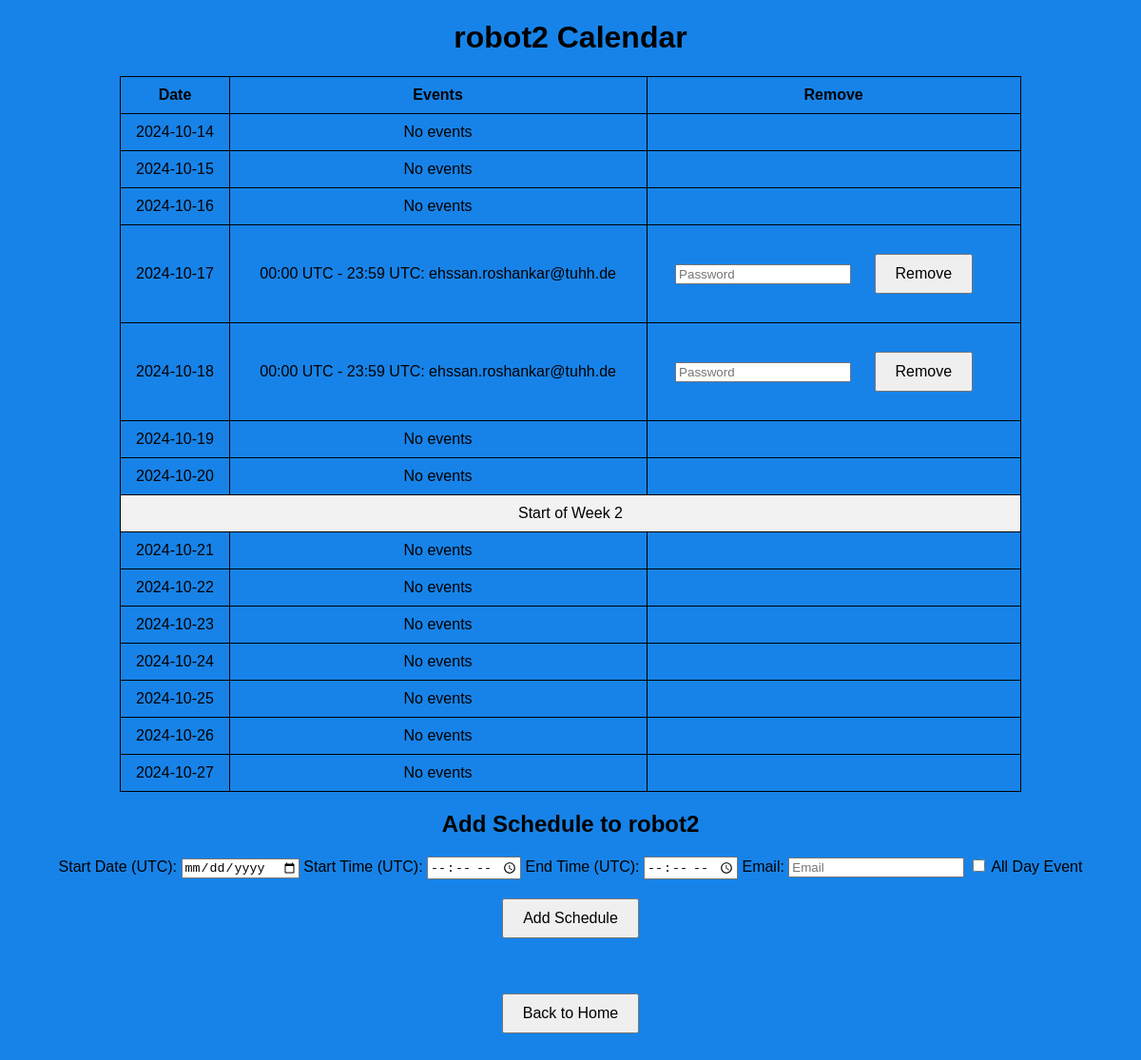
Screenshot of /calendar/robot2 with the database file from the repository.
### app.py (models this page shows)
class ScheduleEntry(db.Model):
    id = db.Column(db.Integer, primary_key=True)
    start_time = db.Column(db.DateTime, nullable=False)
    end_time = db.Column(db.DateTime, nullable=False)
    email = db.Column(db.String(120), nullable=False)
    calendar_type = db.Column(db.String(50), nullable=False)  # New column for calendar type

### app.py (the view)
@app.route('/calendar/<calendar_type>')
def calendar(calendar_type):
    entries = get_entries_for_two_weeks(calendar_type)  # Fetch 14 days' worth of entries
    return render_template('calendar.html', entries=entries, calendar_type=calendar_type)

### app.py (called while the page is built)
def get_entries_for_two_weeks(calendar_type):
    entries = []
    now_utc = datetime.now(pytz.utc)
    start_of_week = now_utc - timedelta(days=now_utc.weekday())  # Get the latest Monday
    start_of_week = start_of_week.replace(hour=0, minute=0, second=0, microsecond=0)  # Set to 00:00:00
    for i in range(14):  # Iterate over 14 days
        day = start_of_week + timedelta(days=i)
        events = ScheduleEntry.query.filter(
            ScheduleEntry.start_time >= day,
            ScheduleEntry.start_time < day + timedelta(days=1),
            ScheduleEntry.calendar_type == calendar_type
        ).all()
        entries.append({
            'date': day.date(),
            'events': events
        })
    return entries

### templates/calendar.html (shortened to what this page needs)
<!DOCTYPE html>
<html lang="en">
<head>
</head>
<body>
    <h1>{{ calendar_type }} Calendar</h1>
    <table>
        <thead>
            <tr>
                <th>Date</th>
                <th>Events</th>
                <th>Remove</th>
            </tr>
        </thead>
        <tbody>
            {% for entry in entries %}
            <tr>
                <td>{{ entry.date }}</td>
                <td>
                    {% for event in entry.events %}
                    <div>{{ event.start_time.strftime('%H:%M UTC') }} - {{ event.end_time.strftime('%H:%M UTC') }}: {{ event.email }}</div>
                    {% endfor %}
                    {% if not entry.events %}
                    <div>No events</div>
                    {% endif %}
                </td>
                <td>
                    {% for event in entry.events %}
                    <form action="{{ url_for('remove_entry', calendar_type=calendar_type) }}" method="post" style="display: inline;">
                        <input type="password" name="password" placeholder="Password" required>
                        <button type="submit">Remove</button>
                    </form>
                    {% endfor %}
                </td>
            </tr>
            {% if loop.index == 7 %}
            <tr>
                <td colspan="3" style="background-color: #f2f2f2; text-align: center;">Start of Week 2</td>
            </tr>
            {% endif %}
            {% endfor %}
        </tbody>
    </table>
    <h2>Add Schedule to {{ calendar_type }}</h2>
    <form action="{{ url_for('schedule', calendar_type=calendar_type) }}" method="post">
        <label for="start_date">Start Date (UTC):</label>
        <input type="date" id="start_date" name="start_date" required>
        <label for="start_time">Start Time (UTC):</label>
        <input type="time" id="start_time" name="start_time" required>
        <label for="end_time">End Time (UTC):</label>
        <input type="time" id="end_time" name="end_time" required>
        <label for="email">Email:</label>
        <input type="email" id="email" name="email" placeholder="Email" required>
        <label for="all_day">
            <input type="checkbox" id="all_day" name="all_day" onclick="toggleTimeInputs()">
            All Day Event
        </label>
        <button type="submit">Add Schedule</button>
    </form>
    <br>
    <a href="{{ url_for('index') }}">
        <button>Back to Home</button>
    </a>
</body>
</html>

### templates/calendar.html (style rules this page uses)
body { background-color: #1783E8; text-align: center; font-family: Arial, sans-serif; }
table { margin: auto; border-collapse: collapse; width: 80%; }
th, td { border: 1px solid black; padding: 10px; text-align: center; }
button { margin: 20px; padding: 10px 20px; font-size: 16px; }

### rows the page displays
ScheduleEntry: start_time "00:00 UTC", end_time "23:59 UTC", email "ehssan.roshankar@tuhh.de"
ScheduleEntry: start_time "00:00 UTC", end_time "23:59 UTC", email "ehssan.roshankar@tuhh.de"

### other values shown
{{ calendar_type }} "robot2"
{{ entry.date }} "2024-10-14" "2024-10-15" "2024-10-16" "2024-10-17" "2024-10-18" "2024-10-19" "2024-10-20" "2024-10-21" "2024-10-22" "2024-10-23" "2024-10-24" "2024-10-25" "2024-10-26" "2024-10-27"
